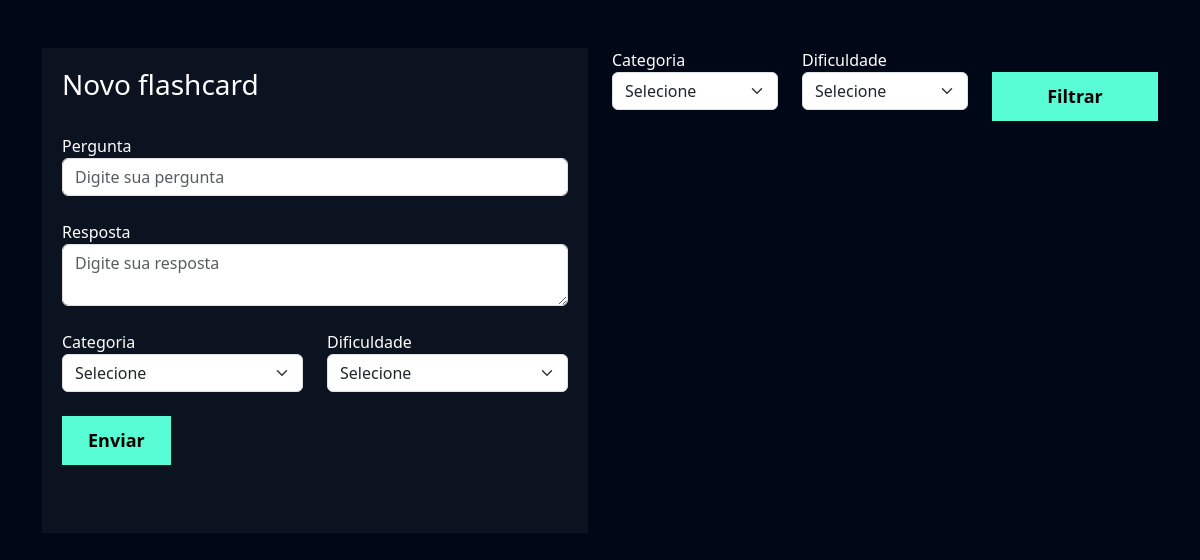
Page /flashcard/novo_flashcard/ (signed in) on the earlier database version.
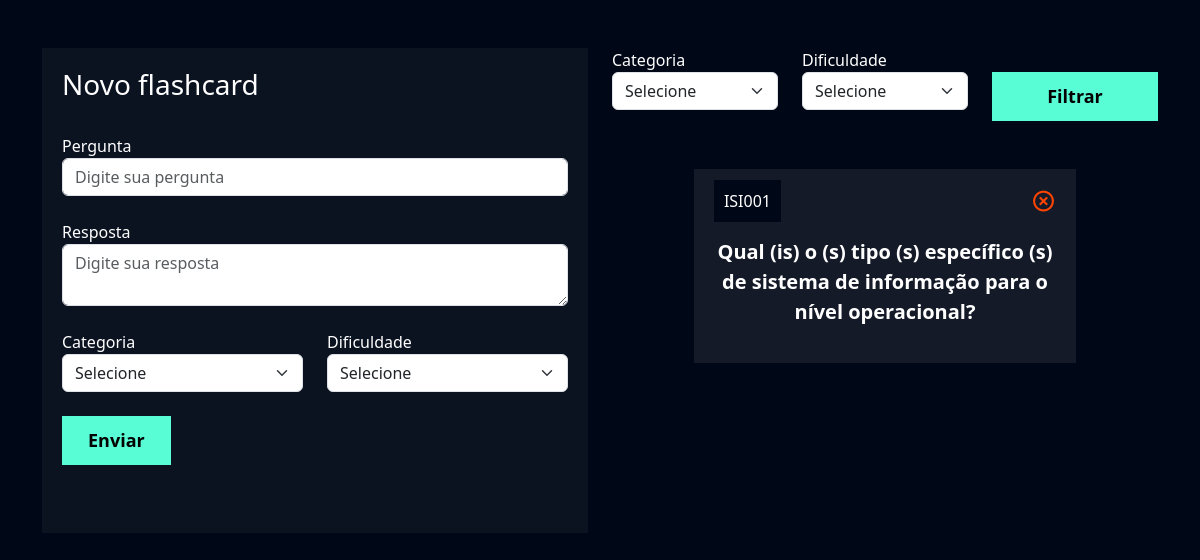
Same page on the later database version.
### flashcard/models.py (models this page shows, shortened)
class Flashcard(models.Model):
    DIFICULDADE_CHOICES = (('1', 'Semana 1'), ('2', 'Semana 2'), ('3', 'Semana 3'), ('4', 'Semana 4'), ('5', 'Semana 5'), ('6', 'Semana 6'), ('7', 'Semana 7'))
    user = models.ForeignKey(User, on_delete=models.DO_NOTHING)
    pergunta = models.TextField()
    resposta = models.TextField()
    categoria = models.ForeignKey(Categoria, on_delete=models.DO_NOTHING)
    dificuldade = models.CharField(max_length=1, choices=DIFICULDADE_CHOICES)

class Categoria(models.Model):
    nome = models.CharField(max_length=20)
    def __str__(self):
        return self.nome

### flashcard/views.py (the view, shortened to what this page needs)
# urls.py: path('novo_flashcard/', views.novo_flashcard, name='novo_flashcard'),
def novo_flashcard(request):
    if not request.user.is_authenticated:
        return redirect('/usuarios/login')
    if request.method == 'GET':
        categorias = Categoria.objects.all()
        dificuldades = Flashcard.DIFICULDADE_CHOICES
        flashcards = Flashcard.objects.filter(user=request.user)
        categoria_filtrar = request.GET.get('categoria')
        dificuldade_filtrar = request.GET.get('dificuldade')
        if categoria_filtrar:
            flashcards = flashcards.filter(categoria__id=categoria_filtrar)
        if dificuldade_filtrar:
            flashcards = flashcards.filter(dificuldade=dificuldade_filtrar)
        return render(
            request,
            'novo_flashcard.html',
            {
                'categorias': categorias,
                'dificuldades': dificuldades,
                'flashcards': flashcards,
            }
        )

### flashcard/templates/novo_flashcard.html (shortened to what this page needs)
{% extends "base.html" %}
{% load static %}
{% block 'cabecalho' %}
    <link href="{% static 'usuarios/css/cadastro.css' %}" rel="stylesheet">
    <link href='https://unpkg.com/boxicons@2.1.4/css/boxicons.min.css' rel='stylesheet'>
    <link href="{% static 'flashcard/css/novo_flashcard.css' %}" rel="stylesheet">
{% endblock 'cabecalho' %}
{% block 'conteudo' %}
    <div class="container">
        <br>
        <br>
        <div class="row">
            <div class="col-md">
                <div class="box-form">
                    <form action="{% url 'novo_flashcard' %}" method="POST"> {% csrf_token %}
                        <h3>Novo flashcard</h3>
                        <br>
                        <label>Pergunta</label>
                        <input type="text" class="form-control" placeholder="Digite sua pergunta" name="pergunta">
                        <br>
                        <label>Resposta</label>
                        <textarea class="form-control" placeholder="Digite sua resposta" name="resposta"></textarea>
                        <br>
                        <div class="row">
                                <div class="col-md">
                                    <label for="">Categoria</label>
                                    <select class="form-select" name="categoria">
                                        <option value="">Selecione</option>
                                    </select>
                                </div>
                                <div class="col-md">
                                    <label for="">Dificuldade</label>
                                    <select class="form-select" name="dificuldade">
                                        <option value="">Selecione</option>
                                    </select>
                                </div>
                        </div>
                        <br>
                        <input type="submit" value="Enviar" class="btn-cadastro">
                        <br>
                        <br>
                        <br>
                    </form>
                </div>
            </div>
            <div class="col-md">
                <form action="{% url 'novo_flashcard' %}" method="GET">
                    <div class="row">
                        <div class="col-md">
                            <label for="">Categoria</label>
                            <select name="categoria" id="" class="form-select">
                                <option value="">Selecione</option>
                            </select>
                        </div>
                        <div class="col-md">
                            <label for="">Dificuldade</label>
                            <select name="dificuldade" id="" class="form-select">
                                <option value="">Selecione</option>
                            </select>
                        </div>
                        <div class="col-md">
                            <br>
                            <input type="submit" style="width: 100%" value="Filtrar" class="btn-cadastro">
                        </div>
                    </div>
                </form>
                <br>
                <br>
                {% for flash in flashcards %}
                    <div class="box-new-flashcard" >
                        <div class="flashcard">
                            <div class="flashcard-categoria">
                                {{flash.categoria}}
                            </div>
                            <a href=""><i class='icone-exit bx bx-x-circle'></i></a>
                            <br>
                            <br>
                            <div class="flashcard-box-item">
                                <p class="flashcard-item">{{flash.pergunta}}</p>
                            </div>
                        </div>
                    </div>
                    <br>
                    <br>
                {% endfor %}
            </div>
        </div>
    </div>
{% endblock 'conteudo' %}

### templates/base.html (shortened to what this page needs)
{% load static %}
<!doctype html>
<html lang="en">
  <head>
    <link href="https://cdn.jsdelivr.net/npm/bootstrap@5.3.2/dist/css/bootstrap.min.css" rel="stylesheet">
    <link href="{% static 'geral/css/base.css' %}" rel="stylesheet">
    {% block 'cabecalho' %} {% endblock %}
  </head>
  <body>
    {% block 'conteudo' %}{% endblock %}
  </body>
</html>

### templates/static/geral/css/base.css (style rules this page uses)
:root { --main-color: #0b1526; --dark-color: #000716; --secondary-dark-color: rgb(15, 2, 26); --light-color: #00c1f3; --contrast-color: #f4c96b; --differential-color: #58fcd5; }
body { background-color: var(--dark-color) !important; color: white !important; }

### templates/static/usuarios/css/cadastro.css (style rules this page uses)
* { margin: 0; padding: 0; }
.box-form { padding: 20px; background-color: rgba(217,217,217, .05); color: white !important; }
.btn-cadastro { padding: 10px; background-color: #58fcd5; border: none; border: 1px solid #58fcd5; font-size: 18px; font-weight: bold; padding-left: 25px; padding-right: 25px; }

### templates/static/flashcard/css/novo_flashcard.css (style rules this page uses)
.box-new-flashcard { width: 70%; margin: auto; }
.flashcard { background-color: rgba(255, 255, 255, .08); padding: 20px; }
.flashcard-box-item { text-align: center; }
.flashcard p { font-size: 20px; font-weight: bold; cursor: pointer; }
.flashcard-categoria { background-color: var(--dark-color); display: inline; padding: 10px; }
.icone-exit { float: right; font-size: 25px; color: orangered; }

Differences in the rows shown:
added Flashcard: categoria "ISI001", pergunta "Qual (is) o (s) tipo (s) específico (s) de sistema de informação para o nível operacional?"
